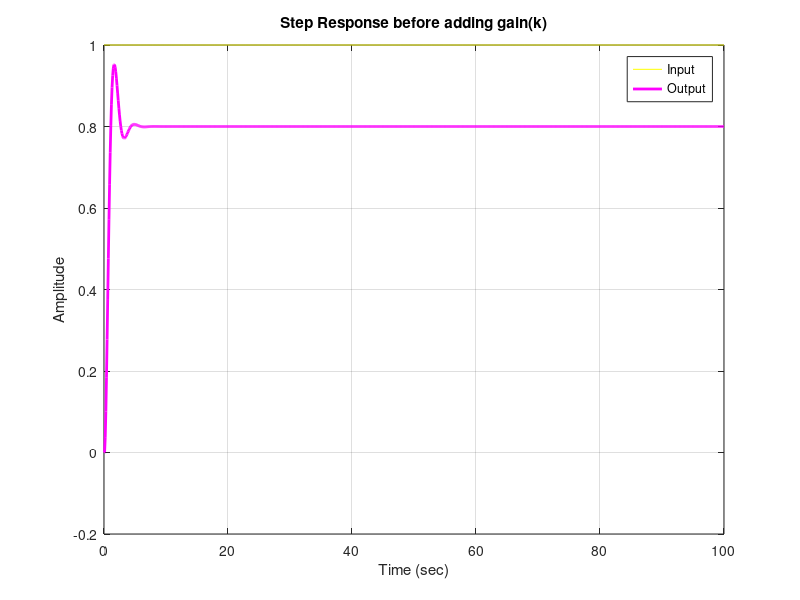
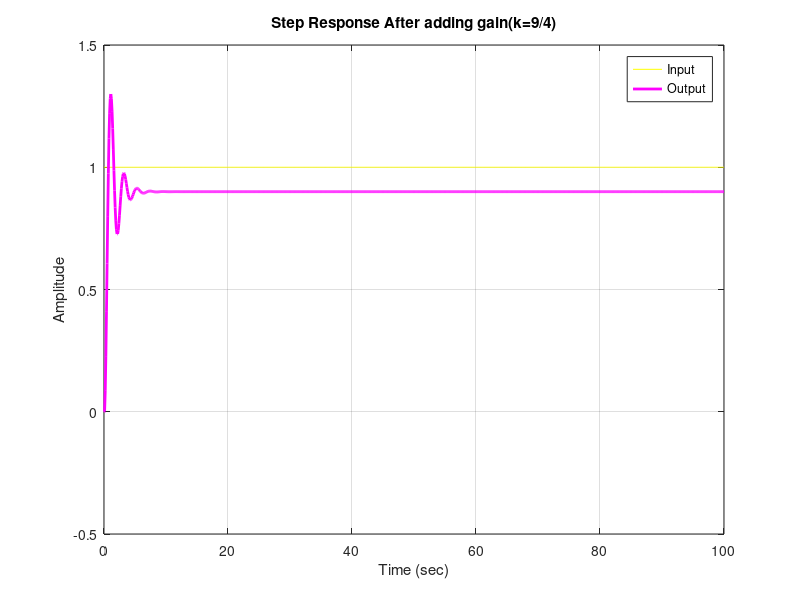
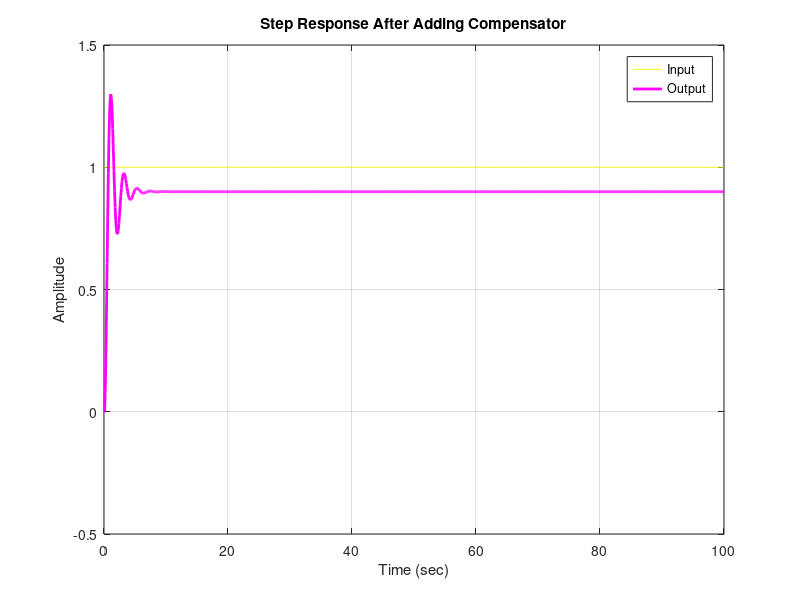
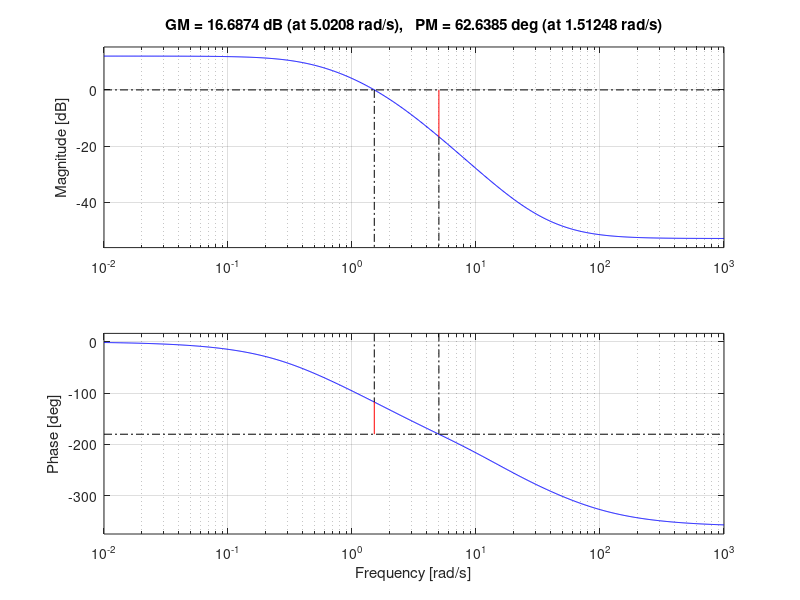

Write the MATLAB code that produced these figures, in order.
clear
clc
close all
K = 9/4; 
GP=tf(4,[1 2.5 1]); % GP transfer function  (S-domain)
GP_H=tf(4,[0.05 1.125 2.55 1]); % GP*H transfer function (S-domain)
zpk(GP_H); %Puts the open loop transfer function in its minimal form by pole-zero cancelation

F_F=c2d(GP,0.1,'zoh'); %feed forword transfer function (z-domain)
LOOP=c2d(GP_H,0.1,'zoh'); % open loop transfer function (z-domain)
zpk(LOOP); %Puts the open loop transfer function in its minimal form by pole-zero cancelation

TF_Z=F_F/(1+LOOP); % system transfer function (z-domain)
zpk(TF_Z); %Puts the transfer function in its minimal form by pole-zero cancelation

TF_W= d2c(TF_Z,'tustin'); %Bilinear transformation for closed loop 
zpk(TF_W) %Puts the transfer function in its minimal form by pole-zero cancelation

LOOP_W= d2c(LOOP,'tustin'); %Bilinear transformation for open loop
zpk(LOOP_W); %Puts the transfer function in its minimal form by pole-zero cancelation

%% Plotting Step Response Before and After Adding Gain
t = 0:0.1:100; 
u = ones(size(t)); % Step input (constant value of 1)
[y, t] = lsim(TF_W, u, t);
figure('Name', 'Step Response Before Adding Gain') ;
plot(t, u, 'y', t, y, 'm', 'LineWidth', 2) ;
xlabel('Time (sec)');
ylabel('Amplitude');
title('Step Response before adding gain(k)');
legend('Input', 'Output');
grid on;

%after Gain
GP_2=tf(4*K,[1 2.5 1]) ;
GP_H_2=tf(4*K,[0.05 1.125 2.55 1]) ;
F_F_2=c2d(GP_2,0.1,'zoh') ;
LOOP_2=c2d(GP_H_2,0.1,'zoh');
TF_Z_2=F_F_2/(1+LOOP_2) ;
TF_W_2= d2c(TF_Z_2,'tustin') ;
LOOP_W_2= d2c(LOOP_2,'tustin') ;

[y,t,x] = lsim(TF_W_2,u,t);
figure('Name','Step Response After Adding Gain');
plot(t,u,'y', t,y,'m', 'LineWidth',2);
xlabel('Time (sec)');
ylabel('Amplitude');
title('Step Response After adding gain(k=9/4)');
legend('Input', 'Output');
grid on;


%% after compensetor
comp=tf([0.44 1],[0.12 1]); %lead compensetor tf
GP_3=tf(4*K,[1 2.5 1]) ;
GP_H_3=tf(4*K,[0.05 1.125 2.55 1]) ;
F_F_3=c2d(GP_3,0.1,'zoh') ;
LOOP_3=c2d(GP_H_3,0.1,'zoh');
TF_Z_3=F_F_3/(1+LOOP_3) ;
TF_W_3= d2c(TF_Z_3,'tustin') ;
LOOP_W_3= d2c(LOOP_3,'tustin')*comp ;
zpk(LOOP_W_3);

[y,t,x] = lsim(TF_W_3,u,t);
figure('Name','Step Response After Adding Compensator');
plot(t,u,'y', t,y,'m', 'LineWidth',2);
xlabel('Time (sec)');
ylabel('Amplitude');
title('Step Response After Adding Compensator');
legend('Input', 'Output');
grid on;

%% Bode-Plot 
figure('Name','Bode-Plot before adding gain ');
title('Bode-Plot before adding gain');
margin(LOOP_W);
figure('Name','Bode-Plot After Adding gain');
title('Bode-Plot After Adding gain');
margin(LOOP_W_2);
figure('Name','Bode-Plot After Adding gain and Compensator');
title('Bode-Plot After Adding gain and Compensator');
margin(LOOP_W_3);
